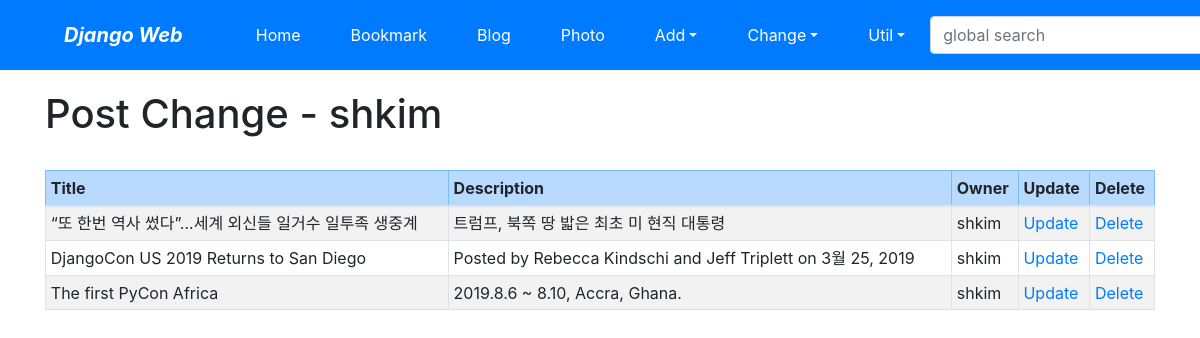
/blog/change/ (signed in), run on the app's committed database.
### blog/models.py (models this page shows, shortened)
class Post(models.Model):
    title = models.CharField(verbose_name='TITLE', max_length=50)
    slug = models.SlugField('SLUG', unique=True, allow_unicode=True, help_text='one word for title alias.')
    description = models.CharField('DESCRIPTION', max_length=100, blank=True, help_text='simple description text.')
    content = models.TextField('CONTENT')
    create_dt = models.DateTimeField('CREATE DATE', auto_now_add=True)
    modify_dt = models.DateTimeField('MODIFY DATE', auto_now=True)
    tags = TaggableManager(blank=True)
    owner = models.ForeignKey(User, on_delete=models.CASCADE, verbose_name='OWNER', blank=True, null=True)
    class Meta:
        verbose_name = 'post'
        verbose_name_plural = 'posts'
        db_table = 'blog_posts'
        ordering = ('-modify_dt',)

### blog/views.py (the view)
class PostChangeLV(LoginRequiredMixin, ListView):
    template_name = 'blog/post_change_list.html'
    def get_queryset(self):
        return Post.objects.filter(owner=self.request.user)

### blog/templates/blog/post_change_list.html (shortened to what this page needs)
{% extends "base.html" %}
{% block content %}
    <h1>Post Change - {{user}}</h1>
    <br>
    <table class="table table-bordered table-sm table-striped">
        <thead>
        <tr class="table-primary">
            <th>Title</th>
            <th>Description</th>
            <th>Owner</th>
            <th>Update</th>
            <th>Delete</th>
        </tr>
        </thead>
        <tbody>
        {% for item in object_list %}
        <tr>
            <td>{{ item.title }}</td>
            <td>{{ item.description }}</td>
            <td>{{ item.owner }}</td>
            <td><a href="{% url 'blog:update' item.id %}">Update</a></td>
            <td><a href="{% url 'blog:delete' item.id %}">Delete</a></td>
        </tr>
        {% endfor %}
        </tbody>
    </table>
{% endblock %}

### data on the page
Post: title "“또 한번 역사 썼다”…세계 외신들 일거수 일투족 생중계", description "트럼프, 북쪽 땅 밟은 최초 미 현직 대통령", owner "shkim"
Post: title "DjangoCon US 2019 Returns to San Diego", description "Posted by Rebecca Kindschi and Jeff Triplett on 3월 25, 2019", owner "shkim"
Post: title "The first PyCon Africa", description "2019.8.6 ~ 8.10, Accra, Ghana.", owner "shkim"

### other printed values
{{ user }} "shkim"
